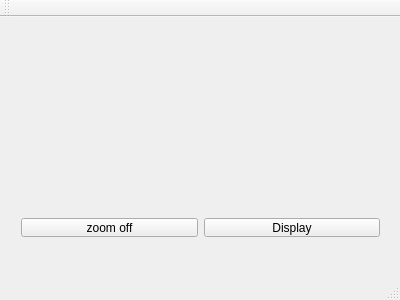
<?xml version="1.0" encoding="UTF-8"?>
<ui version="4.0">
 <class>MainWindow</class>
 <widget class="QMainWindow" name="MainWindow">
  <property name="geometry">
   <rect>
    <x>0</x>
    <y>0</y>
    <width>400</width>
    <height>300</height>
   </rect>
  </property>
  <property name="windowTitle">
   <string>MainWindow</string>
  </property>
  <widget class="QWidget" name="centralWidget">
   <widget class="QWidget" name="verticalLayoutWidget">
    <property name="geometry">
     <rect>
      <x>10</x>
      <y>0</y>
      <width>381</width>
      <height>181</height>
     </rect>
    </property>
    <layout class="QVBoxLayout" name="verticalLayout"/>
   </widget>
   <widget class="QWidget" name="horizontalLayoutWidget">
    <property name="geometry">
     <rect>
      <x>10</x>
      <y>190</y>
      <width>381</width>
      <height>41</height>
     </rect>
    </property>
    <layout class="QHBoxLayout" name="horizontalLayout">
     <item>
      <widget class="QPushButton" name="zoombtn">
       <property name="text">
        <string>zoom off</string>
       </property>
      </widget>
     </item>
     <item>
      <widget class="QPushButton" name="pushButton">
       <property name="text">
        <string>Display</string>
       </property>
      </widget>
     </item>
    </layout>
   </widget>
  </widget>
  <widget class="QMenuBar" name="menuBar">
   <property name="geometry">
    <rect>
     <x>0</x>
     <y>0</y>
     <width>400</width>
     <height>25</height>
    </rect>
   </property>
  </widget>
  <widget class="QToolBar" name="mainToolBar">
   <attribute name="toolBarArea">
    <enum>TopToolBarArea</enum>
   </attribute>
   <attribute name="toolBarBreak">
    <bool>false</bool>
   </attribute>
  </widget>
  <widget class="QStatusBar" name="statusBar"/>
 </widget>
 <layoutdefault spacing="6" margin="11"/>
 <resources/>
 <connections/>
</ui>
